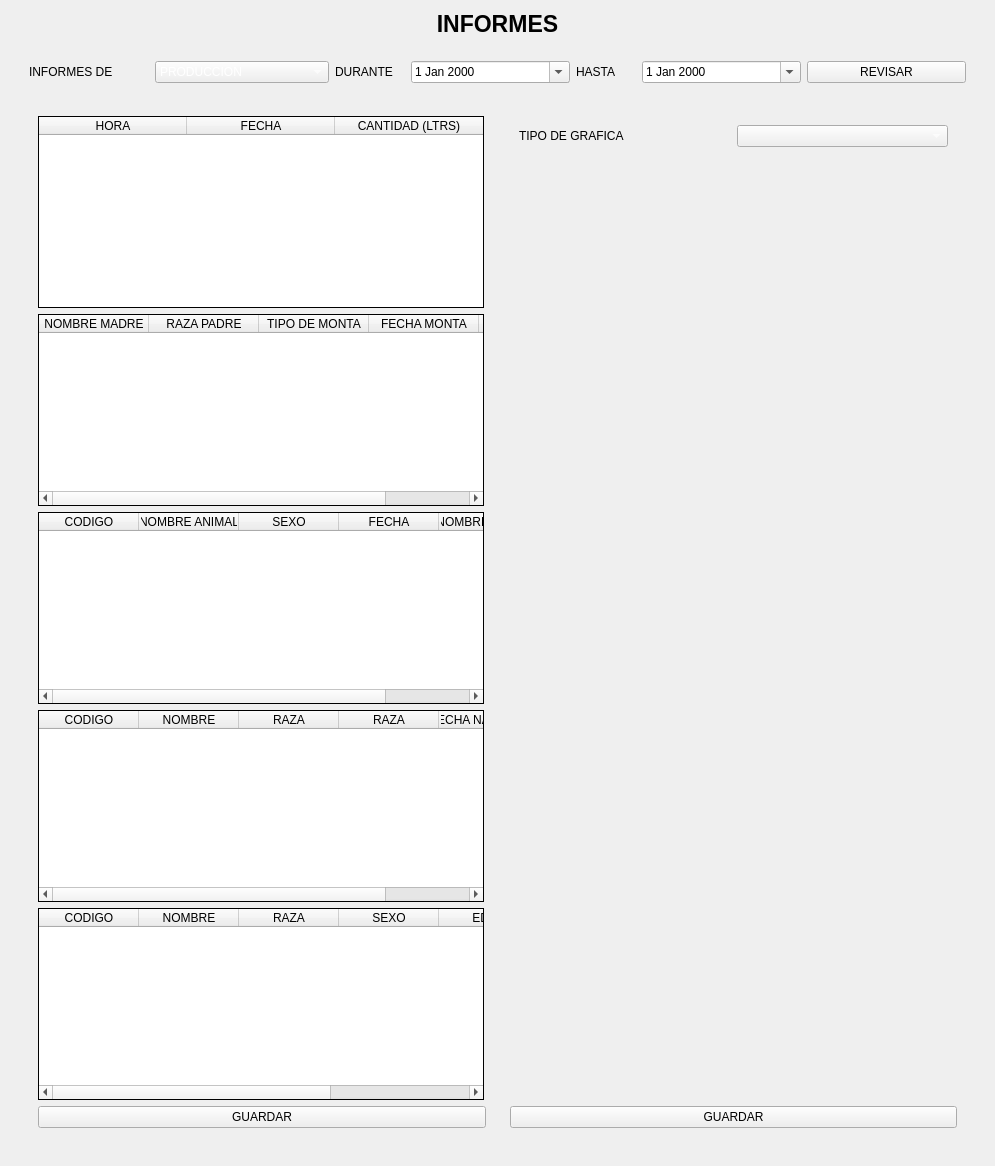
      <widget class="QWidget" name="tab_21">
       <attribute name="icon">
        <iconset resource="fondo.qrc">
         <normaloff>:/iconos/Imagenes/reportsOff.png</normaloff>
         <normalon>:/iconos/Imagenes/reports.png</normalon>:/iconos/Imagenes/reportsOff.png</iconset>
       </attribute>
       <attribute name="title">
        <string>INFORMES</string>
       </attribute>
       <layout class="QVBoxLayout" name="verticalLayout_15">
        <item>
         <widget class="QLabel" name="label_36">
          <property name="sizePolicy">
           <sizepolicy hsizetype="Preferred" vsizetype="Fixed">
            <horstretch>0</horstretch>
            <verstretch>0</verstretch>
           </sizepolicy>
          </property>
          <property name="text">
           <string>&lt;html&gt;&lt;head/&gt;&lt;body&gt;&lt;p align=&quot;center&quot;&gt;&lt;span style=&quot; font-size:17pt; font-weight:600;&quot;&gt;INFORMES&lt;/span&gt;&lt;/p&gt;&lt;/body&gt;&lt;/html&gt;</string>
          </property>
         </widget>
        </item>
        <item>
         <widget class="QFrame" name="frame_26">
          <property name="styleSheet">
           <string notr="true">QFrame{
border:none;}
QTableWidget{
border:1px solid black;}</string>
          </property>
          <property name="frameShape">
           <enum>QFrame::StyledPanel</enum>
          </property>
          <property name="frameShadow">
           <enum>QFrame::Raised</enum>
          </property>
          <layout class="QVBoxLayout" name="verticalLayout_17">
           <item>
            <widget class="QFrame" name="frame_38">
             <property name="sizePolicy">
              <sizepolicy hsizetype="Preferred" vsizetype="Fixed">
               <horstretch>0</horstretch>
               <verstretch>0</verstretch>
              </sizepolicy>
             </property>
             <property name="frameShape">
              <enum>QFrame::StyledPanel</enum>
             </property>
             <property name="frameShadow">
              <enum>QFrame::Raised</enum>
             </property>
             <layout class="QGridLayout" name="gridLayout_7">
              <item row="0" column="2">
               <widget class="QLabel" name="label_38">
                <property name="maximumSize">
                 <size>
                  <width>70</width>
                  <height>16777215</height>
                 </size>
                </property>
                <property name="text">
                 <string>DURANTE</string>
                </property>
               </widget>
              </item>
              <item row="0" column="1">
               <widget class="QComboBox" name="comboBox_5">
                <property name="styleSheet">
                 <string notr="true">color:white;</string>
                </property>
                <item>
                 <property name="text">
                  <string>PRODUCCION</string>
                 </property>
                </item>
                <item>
                 <property name="text">
                  <string>MONTAS</string>
                 </property>
                </item>
                <item>
                 <property name="text">
                  <string>VACUNAS</string>
                 </property>
                </item>
                <item>
                 <property name="text">
                  <string>NACIDAS</string>
                 </property>
                </item>
                <item>
                 <property name="text">
                  <string>BOVINOS REGISTRADOS</string>
                 </property>
                </item>
               </widget>
              </item>
              <item row="0" column="3">
               <widget class="QDateEdit" name="dateEdit_2">
                <property name="calendarPopup">
                 <bool>true</bool>
                </property>
               </widget>
              </item>
              <item row="0" column="4">
               <widget class="QLabel" name="label_39">
                <property name="maximumSize">
                 <size>
                  <width>60</width>
                  <height>16777215</height>
                 </size>
                </property>
                <property name="text">
                 <string>HASTA</string>
                </property>
               </widget>
              </item>
              <item row="0" column="5">
               <widget class="QDateEdit" name="dateEdit_3">
                <property name="calendarPopup">
                 <bool>true</bool>
                </property>
               </widget>
              </item>
              <item row="0" column="0">
               <widget class="QLabel" name="label_37">
                <property name="maximumSize">
                 <size>
                  <width>120</width>
                  <height>16777215</height>
                 </size>
                </property>
                <property name="text">
                 <string>INFORMES DE </string>
                </property>
               </widget>
              </item>
              <item row="0" column="6">
               <widget class="QPushButton" name="pushButton_13">
                <property name="text">
                 <string>REVISAR</string>
                </property>
               </widget>
              </item>
             </layout>
            </widget>
           </item>
           <item>
            <widget class="QFrame" name="frame_40">
             <property name="frameShape">
              <enum>QFrame::StyledPanel</enum>
             </property>
             <property name="frameShadow">
              <enum>QFrame::Raised</enum>
             </property>
             <layout class="QHBoxLayout" name="horizontalLayout_2">
              <item>
               <widget class="QFrame" name="frame_41">
                <property name="minimumSize">
                 <size>
                  <width>466</width>
                  <height>412</height>
                 </size>
                </property>
                <property name="maximumSize">
                 <size>
                  <width>466</width>
                  <height>16777215</height>
                 </size>
                </property>
                <property name="frameShape">
                 <enum>QFrame::StyledPanel</enum>
                </property>
                <property name="frameShadow">
                 <enum>QFrame::Raised</enum>
                </property>
                <layout class="QVBoxLayout" name="verticalLayout_19">
                 <item>
                  <widget class="QTableWidget" name="tableWidget_9">
                   <property name="maximumSize">
                    <size>
                     <width>446</width>
                     <height>16777215</height>
                    </size>
                   </property>
                   <attribute name="horizontalHeaderDefaultSectionSize">
                    <number>148</number>
                   </attribute>
                   <column>
                    <property name="text">
                     <string>HORA</string>
                    </property>
                   </column>
                   <column>
                    <property name="text">
                     <string>FECHA</string>
                    </property>
                   </column>
                   <column>
                    <property name="text">
                     <string>CANTIDAD (LTRS)</string>
                    </property>
                   </column>
                  </widget>
                 </item>
                 <item>
                  <widget class="QTableWidget" name="tableWidget_8">
                   <property name="maximumSize">
                    <size>
                     <width>446</width>
                     <height>16777215</height>
                    </size>
                   </property>
                   <attribute name="horizontalHeaderDefaultSectionSize">
                    <number>110</number>
                   </attribute>
                   <column>
                    <property name="text">
                     <string>NOMBRE MADRE</string>
                    </property>
                   </column>
                   <column>
                    <property name="text">
                     <string>RAZA PADRE</string>
                    </property>
                   </column>
                   <column>
                    <property name="text">
                     <string>TIPO DE MONTA</string>
                    </property>
                   </column>
                   <column>
                    <property name="text">
                     <string>FECHA MONTA</string>
                    </property>
                   </column>
                   <column>
                    <property name="text">
                     <string>FECHA DE PARTO</string>
                    </property>
                   </column>
                  </widget>
                 </item>
                 <item>
                  <widget class="QTableWidget" name="tableWidget_7">
                   <property name="maximumSize">
                    <size>
                     <width>446</width>
                     <height>16777215</height>
                    </size>
                   </property>
                   <column>
                    <property name="text">
                     <string>CODIGO</string>
                    </property>
                   </column>
                   <column>
                    <property name="text">
                     <string>NOMBRE ANIMAL</string>
                    </property>
                   </column>
                   <column>
                    <property name="text">
                     <string>SEXO</string>
                    </property>
                   </column>
                   <column>
                    <property name="text">
                     <string>FECHA</string>
                    </property>
                   </column>
                   <column>
                    <property name="text">
                     <string>NOMBRE VACUNA</string>
                    </property>
                   </column>
                  </widget>
                 </item>
                 <item>
                  <widget class="QTableWidget" name="tableWidget_6">
                   <property name="maximumSize">
                    <size>
                     <width>446</width>
                     <height>16777215</height>
                    </size>
                   </property>
                   <column>
                    <property name="text">
                     <string>CODIGO</string>
                    </property>
                   </column>
                   <column>
                    <property name="text">
                     <string>NOMBRE</string>
                    </property>
                   </column>
                   <column>
                    <property name="text">
                     <string>RAZA</string>
                    </property>
                   </column>
                   <column>
                    <property name="text">
                     <string>RAZA</string>
                    </property>
                   </column>
                   <column>
                    <property name="text">
                     <string>FECHA NACIMIENTO</string>
                    </property>
                   </column>
                  </widget>
                 </item>
                 <item>
                  <widget class="QTableWidget" name="tableWidget_5">
                   <property name="maximumSize">
                    <size>
                     <width>446</width>
                     <height>16777215</height>
                    </size>
                   </property>
                   <column>
                    <property name="text">
                     <string>CODIGO</string>
                    </property>
                   </column>
                   <column>
                    <property name="text">
                     <string>NOMBRE</string>
                    </property>
                   </column>
                   <column>
                    <property name="text">
                     <string>RAZA</string>
                    </property>
                   </column>
                   <column>
                    <property name="text">
                     <string>SEXO</string>
                    </property>
                   </column>
                   <column>
                    <property name="text">
                     <string>EDAD</string>
                    </property>
                   </column>
                   <column>
                    <property name="text">
                     <string>LOTE</string>
                    </property>
                   </column>
                  </widget>
                 </item>
                 <item>
                  <widget class="QPushButton" name="pushButton_14">
                   <property name="text">
                    <string>GUARDAR</string>
                   </property>
                  </widget>
                 </item>
                </layout>
               </widget>
              </item>
              <item>
               <widget class="QFrame" name="frame_42">
                <property name="sizePolicy">
                 <sizepolicy hsizetype="Expanding" vsizetype="Preferred">
                  <horstretch>0</horstretch>
                  <verstretch>0</verstretch>
                 </sizepolicy>
                </property>
                <property name="minimumSize">
                 <size>
                  <width>465</width>
                  <height>0</height>
                 </size>
                </property>
                <property name="frameShape">
                 <enum>QFrame::StyledPanel</enum>
                </property>
                <property name="frameShadow">
                 <enum>QFrame::Raised</enum>
                </property>
                <layout class="QVBoxLayout" name="verticalLayout_20">
                 <item>
                  <widget class="QFrame" name="frame_44">
                   <property name="sizePolicy">
                    <sizepolicy hsizetype="Expanding" vsizetype="Fixed">
                     <horstretch>0</horstretch>
                     <verstretch>0</verstretch>
                    </sizepolicy>
                   </property>
                   <property name="frameShape">
                    <enum>QFrame::StyledPanel</enum>
                   </property>
                   <property name="frameShadow">
                    <enum>QFrame::Raised</enum>
                   </property>
                   <layout class="QHBoxLayout" name="horizontalLayout_6">
                    <item>
                     <widget class="QLabel" name="label_40">
                      <property name="text">
                       <string>TIPO DE GRAFICA</string>
                      </property>
                     </widget>
                    </item>
                    <item>
                     <widget class="QComboBox" name="comboBox_6">
                      <property name="styleSheet">
                       <string notr="true">color:white;</string>
                      </property>
                     </widget>
                    </item>
                   </layout>
                  </widget>
                 </item>
                 <item>
                  <widget class="QFrame" name="frame_43">
                   <property name="sizePolicy">
                    <sizepolicy hsizetype="Expanding" vsizetype="Preferred">
                     <horstretch>0</horstretch>
                     <verstretch>0</verstretch>
                    </sizepolicy>
                   </property>
                   <property name="frameShape">
                    <enum>QFrame::StyledPanel</enum>
                   </property>
                   <property name="frameShadow">
                    <enum>QFrame::Raised</enum>
                   </property>
                  </widget>
                 </item>
                 <item>
                  <widget class="QPushButton" name="pushButton_15">
                   <property name="sizePolicy">
                    <sizepolicy hsizetype="Expanding" vsizetype="Fixed">
                     <horstretch>0</horstretch>
                     <verstretch>0</verstretch>
                    </sizepolicy>
                   </property>
                   <property name="text">
                    <string>GUARDAR</string>
                   </property>
                  </widget>
                 </item>
                </layout>
               </widget>
              </item>
             </layout>
            </widget>
           </item>
          </layout>
         </widget>
        </item>
       </layout>
      </widget>
